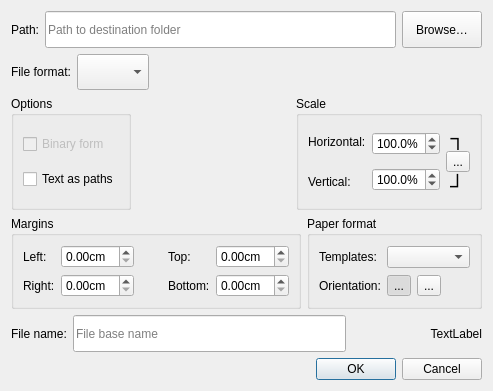
<?xml version="1.0" encoding="UTF-8"?>
<ui version="4.0">
 <class>DialogSaveLAyout</class>
 <widget class="QDialog" name="DialogSaveLAyout">
  <property name="geometry">
   <rect>
    <x>0</x>
    <y>0</y>
    <width>493</width>
    <height>391</height>
   </rect>
  </property>
  <property name="windowTitle">
   <string>Save Layout</string>
  </property>
  <property name="windowIcon">
   <iconset resource="../../../libs/vmisc/share/resources/icon.qrc">
    <normaloff>:/icon/64x64/icon64x64.png</normaloff>:/icon/64x64/icon64x64.png</iconset>
  </property>
  <layout class="QVBoxLayout" name="verticalLayout_3">
   <item>
    <layout class="QHBoxLayout" name="horizontalLayout">
     <item>
      <widget class="QLabel" name="label">
       <property name="text">
        <string>Path:</string>
       </property>
      </widget>
     </item>
     <item>
      <widget class="QLineEdit" name="lineEditPath">
       <property name="sizePolicy">
        <sizepolicy hsizetype="Expanding" vsizetype="Preferred">
         <horstretch>0</horstretch>
         <verstretch>0</verstretch>
        </sizepolicy>
       </property>
       <property name="toolTip">
        <string>Destination folder</string>
       </property>
       <property name="placeholderText">
        <string>Path to destination folder</string>
       </property>
      </widget>
     </item>
     <item>
      <widget class="QPushButton" name="pushButtonBrowse">
       <property name="sizePolicy">
        <sizepolicy hsizetype="Preferred" vsizetype="Preferred">
         <horstretch>0</horstretch>
         <verstretch>0</verstretch>
        </sizepolicy>
       </property>
       <property name="toolTip">
        <string>Select path to destination folder</string>
       </property>
       <property name="text">
        <string>Browse…</string>
       </property>
      </widget>
     </item>
    </layout>
   </item>
   <item>
    <layout class="QHBoxLayout" name="horizontalLayout_9">
     <item>
      <widget class="QLabel" name="label_2">
       <property name="sizePolicy">
        <sizepolicy hsizetype="Minimum" vsizetype="Preferred">
         <horstretch>0</horstretch>
         <verstretch>0</verstretch>
        </sizepolicy>
       </property>
       <property name="text">
        <string>File format:</string>
       </property>
      </widget>
     </item>
     <item>
      <widget class="QComboBox" name="comboBoxFormat">
       <property name="sizePolicy">
        <sizepolicy hsizetype="Fixed" vsizetype="Preferred">
         <horstretch>0</horstretch>
         <verstretch>0</verstretch>
        </sizepolicy>
       </property>
      </widget>
     </item>
     <item>
      <spacer name="horizontalSpacer_4">
       <property name="orientation">
        <enum>Qt::Horizontal</enum>
       </property>
       <property name="sizeHint" stdset="0">
        <size>
         <width>40</width>
         <height>20</height>
        </size>
       </property>
      </spacer>
     </item>
    </layout>
   </item>
   <item>
    <layout class="QHBoxLayout" name="horizontalLayout_7">
     <item>
      <widget class="QGroupBox" name="groupBoxFormatOptions">
       <property name="title">
        <string>Options</string>
       </property>
       <layout class="QVBoxLayout" name="verticalLayout">
        <item>
         <widget class="QCheckBox" name="checkBoxBinaryDXF">
          <property name="enabled">
           <bool>false</bool>
          </property>
          <property name="text">
           <string>Binary form</string>
          </property>
         </widget>
        </item>
        <item>
         <widget class="QCheckBox" name="checkBoxTextAsPaths">
          <property name="enabled">
           <bool>true</bool>
          </property>
          <property name="text">
           <string>Text as paths</string>
          </property>
         </widget>
        </item>
       </layout>
      </widget>
     </item>
     <item>
      <spacer name="horizontalSpacer_3">
       <property name="orientation">
        <enum>Qt::Horizontal</enum>
       </property>
       <property name="sizeHint" stdset="0">
        <size>
         <width>40</width>
         <height>20</height>
        </size>
       </property>
      </spacer>
     </item>
     <item>
      <widget class="QGroupBox" name="groupBoxScale">
       <property name="title">
        <string>Scale</string>
       </property>
       <layout class="QHBoxLayout" name="horizontalLayout_6">
        <item>
         <layout class="QVBoxLayout" name="verticalLayout_2">
          <item>
           <widget class="QLabel" name="label_4">
            <property name="text">
             <string>Horizontal:</string>
            </property>
           </widget>
          </item>
          <item>
           <widget class="QLabel" name="label_6">
            <property name="text">
             <string>Vertical:</string>
            </property>
           </widget>
          </item>
         </layout>
        </item>
        <item>
         <layout class="QVBoxLayout" name="verticalLayout_4">
          <item>
           <widget class="QDoubleSpinBox" name="doubleSpinBoxHorizontalScale">
            <property name="suffix">
             <string>%</string>
            </property>
            <property name="decimals">
             <number>1</number>
            </property>
            <property name="minimum">
             <double>1.000000000000000</double>
            </property>
            <property name="maximum">
             <double>300.000000000000000</double>
            </property>
            <property name="singleStep">
             <double>0.100000000000000</double>
            </property>
            <property name="value">
             <double>100.000000000000000</double>
            </property>
           </widget>
          </item>
          <item>
           <widget class="QDoubleSpinBox" name="doubleSpinBoxVerticalScale">
            <property name="suffix">
             <string>%</string>
            </property>
            <property name="decimals">
             <number>1</number>
            </property>
            <property name="minimum">
             <double>1.000000000000000</double>
            </property>
            <property name="maximum">
             <double>300.000000000000000</double>
            </property>
            <property name="singleStep">
             <double>0.100000000000000</double>
            </property>
            <property name="value">
             <double>100.000000000000000</double>
            </property>
           </widget>
          </item>
         </layout>
        </item>
        <item>
         <layout class="QVBoxLayout" name="verticalLayout_5">
          <property name="spacing">
           <number>1</number>
          </property>
          <property name="leftMargin">
           <number>0</number>
          </property>
          <property name="bottomMargin">
           <number>0</number>
          </property>
          <item>
           <widget class="QLabel" name="label_7">
            <property name="font">
             <font>
              <pointsize>10</pointsize>
             </font>
            </property>
            <property name="text">
             <string>&lt;html&gt;&lt;head/&gt;&lt;body&gt;&lt;p&gt;&lt;span style=&quot; font-size:16pt;&quot;&gt;┐&lt;/span&gt;&lt;/p&gt;&lt;/body&gt;&lt;/html&gt;</string>
            </property>
            <property name="alignment">
             <set>Qt::AlignCenter</set>
            </property>
           </widget>
          </item>
          <item alignment="Qt::AlignHCenter">
           <widget class="QToolButton" name="toolButtonScaleConnected">
            <property name="minimumSize">
             <size>
              <width>0</width>
              <height>0</height>
             </size>
            </property>
            <property name="text">
             <string notr="true">...</string>
            </property>
            <property name="icon">
             <iconset resource="../../../libs/vmisc/share/resources/icon.qrc">
              <normaloff>:/icon/32x32/link.png</normaloff>:/icon/32x32/link.png</iconset>
            </property>
            <property name="iconSize">
             <size>
              <width>32</width>
              <height>32</height>
             </size>
            </property>
            <property name="popupMode">
             <enum>QToolButton::DelayedPopup</enum>
            </property>
           </widget>
          </item>
          <item alignment="Qt::AlignHCenter">
           <widget class="QLabel" name="label_8">
            <property name="text">
             <string>&lt;html&gt;&lt;head/&gt;&lt;body&gt;&lt;p&gt;&lt;span style=&quot; font-size:16pt; font-weight:600;&quot;&gt;┘&lt;/span&gt;&lt;/p&gt;&lt;/body&gt;&lt;/html&gt;</string>
            </property>
           </widget>
          </item>
         </layout>
        </item>
       </layout>
      </widget>
     </item>
    </layout>
   </item>
   <item>
    <layout class="QHBoxLayout" name="horizontalLayout_5">
     <item>
      <widget class="QGroupBox" name="groupBoxMargins">
       <property name="enabled">
        <bool>true</bool>
       </property>
       <property name="title">
        <string>Margins</string>
       </property>
       <property name="checkable">
        <bool>false</bool>
       </property>
       <layout class="QHBoxLayout" name="horizontalLayout_3">
        <item>
         <layout class="QFormLayout" name="formLayout_2">
          <property name="fieldGrowthPolicy">
           <enum>QFormLayout::ExpandingFieldsGrow</enum>
          </property>
          <item row="0" column="0">
           <widget class="QLabel" name="labelLeftField">
            <property name="sizePolicy">
             <sizepolicy hsizetype="Expanding" vsizetype="Preferred">
              <horstretch>0</horstretch>
              <verstretch>0</verstretch>
             </sizepolicy>
            </property>
            <property name="text">
             <string>Left:</string>
            </property>
           </widget>
          </item>
          <item row="1" column="0">
           <widget class="QLabel" name="labelRightField">
            <property name="sizePolicy">
             <sizepolicy hsizetype="Expanding" vsizetype="Preferred">
              <horstretch>0</horstretch>
              <verstretch>0</verstretch>
             </sizepolicy>
            </property>
            <property name="text">
             <string>Right:</string>
            </property>
           </widget>
          </item>
          <item row="1" column="1">
           <widget class="QDoubleSpinBox" name="doubleSpinBoxRightField">
            <property name="suffix">
             <string>cm</string>
            </property>
            <property name="singleStep">
             <double>0.100000000000000</double>
            </property>
           </widget>
          </item>
          <item row="0" column="1">
           <widget class="QDoubleSpinBox" name="doubleSpinBoxLeftField">
            <property name="minimumSize">
             <size>
              <width>71</width>
              <height>0</height>
             </size>
            </property>
            <property name="prefix">
             <string/>
            </property>
            <property name="suffix">
             <string>cm</string>
            </property>
            <property name="singleStep">
             <double>0.100000000000000</double>
            </property>
           </widget>
          </item>
         </layout>
        </item>
        <item>
         <spacer name="horizontalSpacer_2">
          <property name="orientation">
           <enum>Qt::Horizontal</enum>
          </property>
          <property name="sizeHint" stdset="0">
           <size>
            <width>40</width>
            <height>20</height>
           </size>
          </property>
         </spacer>
        </item>
        <item>
         <layout class="QFormLayout" name="formLayout">
          <property name="fieldGrowthPolicy">
           <enum>QFormLayout::ExpandingFieldsGrow</enum>
          </property>
          <item row="0" column="0">
           <widget class="QLabel" name="labelTopField">
            <property name="sizePolicy">
             <sizepolicy hsizetype="Expanding" vsizetype="Preferred">
              <horstretch>0</horstretch>
              <verstretch>0</verstretch>
             </sizepolicy>
            </property>
            <property name="text">
             <string>Top:</string>
            </property>
           </widget>
          </item>
          <item row="0" column="1">
           <widget class="QDoubleSpinBox" name="doubleSpinBoxTopField">
            <property name="suffix">
             <string>cm</string>
            </property>
            <property name="singleStep">
             <double>0.100000000000000</double>
            </property>
           </widget>
          </item>
          <item row="1" column="0">
           <widget class="QLabel" name="labelBottomField">
            <property name="sizePolicy">
             <sizepolicy hsizetype="Expanding" vsizetype="Preferred">
              <horstretch>0</horstretch>
              <verstretch>0</verstretch>
             </sizepolicy>
            </property>
            <property name="text">
             <string>Bottom:</string>
            </property>
           </widget>
          </item>
          <item row="1" column="1">
           <widget class="QDoubleSpinBox" name="doubleSpinBoxBottomField">
            <property name="suffix">
             <string>cm</string>
            </property>
            <property name="singleStep">
             <double>0.100000000000000</double>
            </property>
           </widget>
          </item>
         </layout>
        </item>
       </layout>
      </widget>
     </item>
     <item>
      <widget class="QGroupBox" name="groupBoxPaperFormat">
       <property name="enabled">
        <bool>true</bool>
       </property>
       <property name="title">
        <string>Paper format</string>
       </property>
       <layout class="QGridLayout" name="gridLayout">
        <item row="0" column="0">
         <widget class="QLabel" name="labelTemplates">
          <property name="text">
           <string>Templates:</string>
          </property>
         </widget>
        </item>
        <item row="0" column="1">
         <widget class="QComboBox" name="comboBoxTemplates"/>
        </item>
        <item row="1" column="0">
         <widget class="QLabel" name="label_5">
          <property name="text">
           <string>Orientation:</string>
          </property>
         </widget>
        </item>
        <item row="1" column="1">
         <layout class="QHBoxLayout" name="horizontalLayout_4">
          <item>
           <widget class="QToolButton" name="toolButtonPortrait">
            <property name="text">
             <string notr="true">...</string>
            </property>
            <property name="icon">
             <iconset resource="../../../libs/vmisc/share/resources/icon.qrc">
              <normaloff>:/icon/16x16/portrait.png</normaloff>:/icon/16x16/portrait.png</iconset>
            </property>
            <property name="checkable">
             <bool>true</bool>
            </property>
            <property name="checked">
             <bool>true</bool>
            </property>
            <property name="autoExclusive">
             <bool>true</bool>
            </property>
           </widget>
          </item>
          <item>
           <widget class="QToolButton" name="toolButtonLandscape">
            <property name="text">
             <string notr="true">...</string>
            </property>
            <property name="icon">
             <iconset resource="../../../libs/vmisc/share/resources/icon.qrc">
              <normaloff>:/icon/16x16/landscape.png</normaloff>:/icon/16x16/landscape.png</iconset>
            </property>
            <property name="checkable">
             <bool>true</bool>
            </property>
            <property name="autoExclusive">
             <bool>true</bool>
            </property>
           </widget>
          </item>
          <item>
           <spacer name="horizontalSpacer">
            <property name="orientation">
             <enum>Qt::Horizontal</enum>
            </property>
            <property name="sizeHint" stdset="0">
             <size>
              <width>40</width>
              <height>20</height>
             </size>
            </property>
           </spacer>
          </item>
         </layout>
        </item>
       </layout>
      </widget>
     </item>
    </layout>
   </item>
   <item>
    <layout class="QHBoxLayout" name="horizontalLayout_2">
     <property name="sizeConstraint">
      <enum>QLayout::SetDefaultConstraint</enum>
     </property>
     <item>
      <widget class="QLabel" name="label_3">
       <property name="sizePolicy">
        <sizepolicy hsizetype="Preferred" vsizetype="Minimum">
         <horstretch>0</horstretch>
         <verstretch>0</verstretch>
        </sizepolicy>
       </property>
       <property name="text">
        <string>File name:</string>
       </property>
      </widget>
     </item>
     <item>
      <widget class="QLineEdit" name="lineEditFileName">
       <property name="sizePolicy">
        <sizepolicy hsizetype="Expanding" vsizetype="Minimum">
         <horstretch>0</horstretch>
         <verstretch>0</verstretch>
        </sizepolicy>
       </property>
       <property name="toolTip">
        <string>File base name</string>
       </property>
       <property name="placeholderText">
        <string>File base name</string>
       </property>
      </widget>
     </item>
     <item>
      <widget class="QLabel" name="labelExample">
       <property name="sizePolicy">
        <sizepolicy hsizetype="Preferred" vsizetype="Minimum">
         <horstretch>0</horstretch>
         <verstretch>0</verstretch>
        </sizepolicy>
       </property>
       <property name="minimumSize">
        <size>
         <width>130</width>
         <height>0</height>
        </size>
       </property>
       <property name="text">
        <string notr="true">TextLabel</string>
       </property>
       <property name="alignment">
        <set>Qt::AlignRight|Qt::AlignTrailing|Qt::AlignVCenter</set>
       </property>
      </widget>
     </item>
    </layout>
   </item>
   <item>
    <widget class="QDialogButtonBox" name="buttonBox">
     <property name="orientation">
      <enum>Qt::Horizontal</enum>
     </property>
     <property name="standardButtons">
      <set>QDialogButtonBox::Cancel|QDialogButtonBox::Ok</set>
     </property>
    </widget>
   </item>
  </layout>
 </widget>
 <tabstops>
  <tabstop>lineEditPath</tabstop>
  <tabstop>pushButtonBrowse</tabstop>
  <tabstop>checkBoxBinaryDXF</tabstop>
  <tabstop>checkBoxTextAsPaths</tabstop>
  <tabstop>doubleSpinBoxLeftField</tabstop>
  <tabstop>doubleSpinBoxTopField</tabstop>
  <tabstop>doubleSpinBoxRightField</tabstop>
  <tabstop>doubleSpinBoxBottomField</tabstop>
  <tabstop>comboBoxTemplates</tabstop>
  <tabstop>toolButtonPortrait</tabstop>
  <tabstop>toolButtonLandscape</tabstop>
  <tabstop>lineEditFileName</tabstop>
 </tabstops>
 <resources>
  <include location="../../../libs/vmisc/share/resources/icon.qrc"/>
 </resources>
 <connections>
  <connection>
   <sender>buttonBox</sender>
   <signal>accepted()</signal>
   <receiver>DialogSaveLAyout</receiver>
   <slot>accept()</slot>
   <hints>
    <hint type="sourcelabel">
     <x>248</x>
     <y>254</y>
    </hint>
    <hint type="destinationlabel">
     <x>157</x>
     <y>274</y>
    </hint>
   </hints>
  </connection>
  <connection>
   <sender>buttonBox</sender>
   <signal>rejected()</signal>
   <receiver>DialogSaveLAyout</receiver>
   <slot>reject()</slot>
   <hints>
    <hint type="sourcelabel">
     <x>316</x>
     <y>260</y>
    </hint>
    <hint type="destinationlabel">
     <x>286</x>
     <y>274</y>
    </hint>
   </hints>
  </connection>
 </connections>
</ui>
